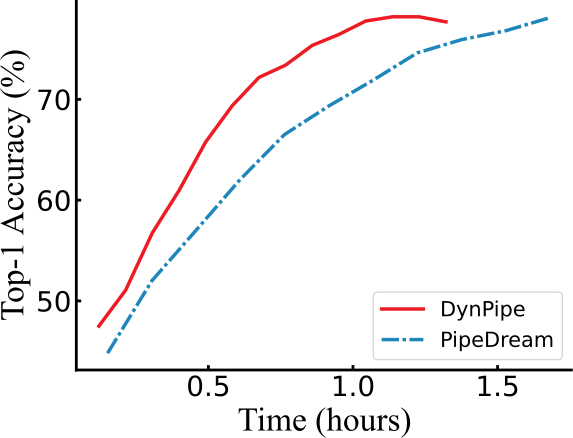

Source code (Python):
import matplotlib.pyplot as plt
import numpy as np
import os
import math

X_LABEL = 'time'

font = {'family': 'Times New Roman',
        'weight': 'normal',
        'size': 24,
        }

legend_size = 15
tick_label_size = 20
tick_width = 2
double_tick_size = 20
plot_linewidth = 2.5
x_major_locator = 10
y_major_locator = 10
spine_width = 2
marker_size = 8
colot_set = ['#ED1C24', '#1E86BB', '#8AB93F']
dashes_set = [[0], [5, 1, 1, 1], [4]]


def tensorboard_smooth(scalars, weight: float = 0.6):
    """
    https://stackoverflow.com/questions/42281844/what-is-the-mathematics-behind-the-smoothing-parameter-in-tensorboards-scalar

    EMA implementation according to
    https://github.com/tensorflow/tensorboard/blob/34877f15153e1a2087316b9952c931807a122aa7/tensorboard/components/vz_line_chart2/line-chart.ts#L699
    """
    last = 0
    smoothed = []
    num_acc = 0
    for next_val in scalars:
        last = last * weight + (1 - weight) * next_val
        num_acc += 1
        # de-bias
        debias_weight = 1
        if weight != 1:
            debias_weight = 1 - math.pow(weight, num_acc)
        smoothed_val = last / debias_weight
        smoothed.append(smoothed_val)

    return smoothed


def data_process(data, accdatas):
    if 'dynamic' in data['dataname']:
        data['dataname'] = 'DynPipe'
        for index, time in enumerate(data['time']):
            data['time'][index] /= 3600  # second to hour
        data['top1'] = tensorboard_smooth(np.array(data['top1']))

    elif 'pipedream' in data['dataname']:
        data['dataname'] = 'PipeDream'
        for index, time in enumerate(data['time']):
            data['time'][index] /= 3600  # second to hour
        data['top1'] = tensorboard_smooth(np.array(data['top1']))

    return data


def read_txt(filename: str):
    acc_data = {'dataname': filename, 'epoch': [],
                'top1': [], 'top5': [], 'time': []}
    loss_data = {'dataname': filename, 'epoch': [],
                 'loss': [], 'avg_loss': [], 'time': [], }
    with open(filename, 'r') as file:
        for line in file:
            if line.split(':')[0] == 'Epoch' and line.split()[2] != 'Step':
                line = line.split()
                # print(line)
                loss_data['loss'].append(float(line[14]))
                loss_data['avg_loss'].append(
                    float(line[15].replace('(', '').replace(')', '')))
                loss_data['time'].append(float(line[24]))
                loss_data['epoch'].append(
                    int(line[1].split('[')[1].split(']')[0]))
            elif '*' in line:
                line = line.split(' ')
                acc_data['epoch'].append(loss_data['epoch'][-1])
                acc_data['time'].append(loss_data['time'][-1])
                acc_data['top1'].append(float(line[3]))
                acc_data['top5'].append(float(line[5].strip('\n')))

    return acc_data, loss_data


def draw_plot(accdatas, lossdatas):
    fig, ax = plt.subplots()
    ax.tick_params(axis='x', labelcolor='#000000',
                   direction='in', labelsize=tick_label_size, width=tick_width)
    ax.tick_params(axis='y', labelcolor='#000000',
                   direction='in', labelsize=tick_label_size, width=tick_width)

    for index, data in enumerate(accdatas):

        data = data_process(data, accdatas)
        line, = ax.plot(data[X_LABEL], data['top1'],
                        label=data['dataname'], color=colot_set[index], linewidth=plot_linewidth)
        if index != 0:
            line.set_dashes(dashes_set[index])

    ax.legend()
    ax.spines['top'].set_linewidth(spine_width)
    ax.spines['bottom'].set_linewidth(spine_width)
    ax.spines['left'].set_linewidth(spine_width)
    ax.spines['right'].set_linewidth(spine_width)
    ax.spines['top'].set_visible(False)
    ax.spines['right'].set_visible(False)

    ax.set_xlabel("Time (hours)", font)
    ax.set_ylabel("Top-1 Accuracy (%)", font)
    ax_handles, ax_labels = ax.get_legend_handles_labels()
    plt.legend(ax_handles, ax_labels, fontsize=legend_size, loc='lower right')
    plt.savefig(f'{os.path.basename(os.getcwd())}.pdf',
                format='pdf', bbox_inches='tight', pad_inches=0)


def main():
    filenames = os.listdir('data')
    filenames.sort()
    acc_datas = []
    loss_datas = []
    for filename in filenames:
        acc_data, loss_data = read_txt('data/'+filename)
        acc_datas.append(acc_data)
        loss_datas.append(loss_data)
    draw_plot(acc_datas, loss_datas)


if __name__ == '__main__':
    main()
